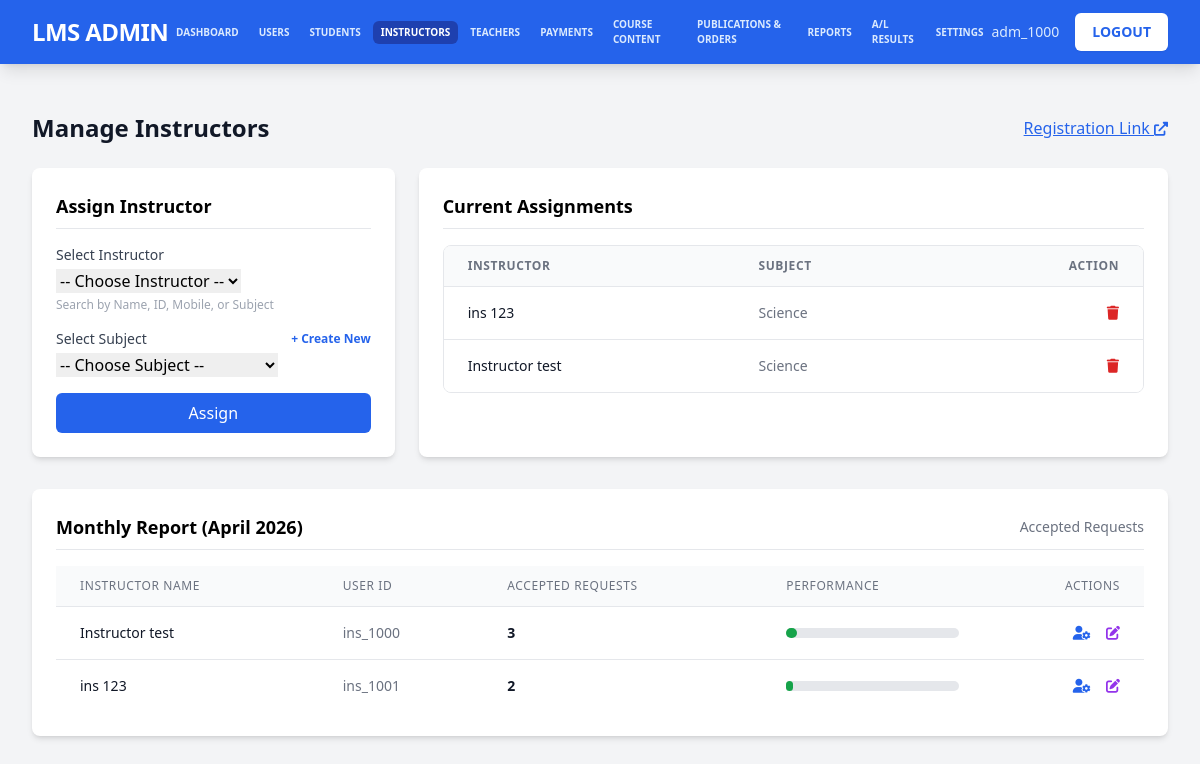
/admin/manage_instructors.php (signed in), run on an earlier commit of the app's database.
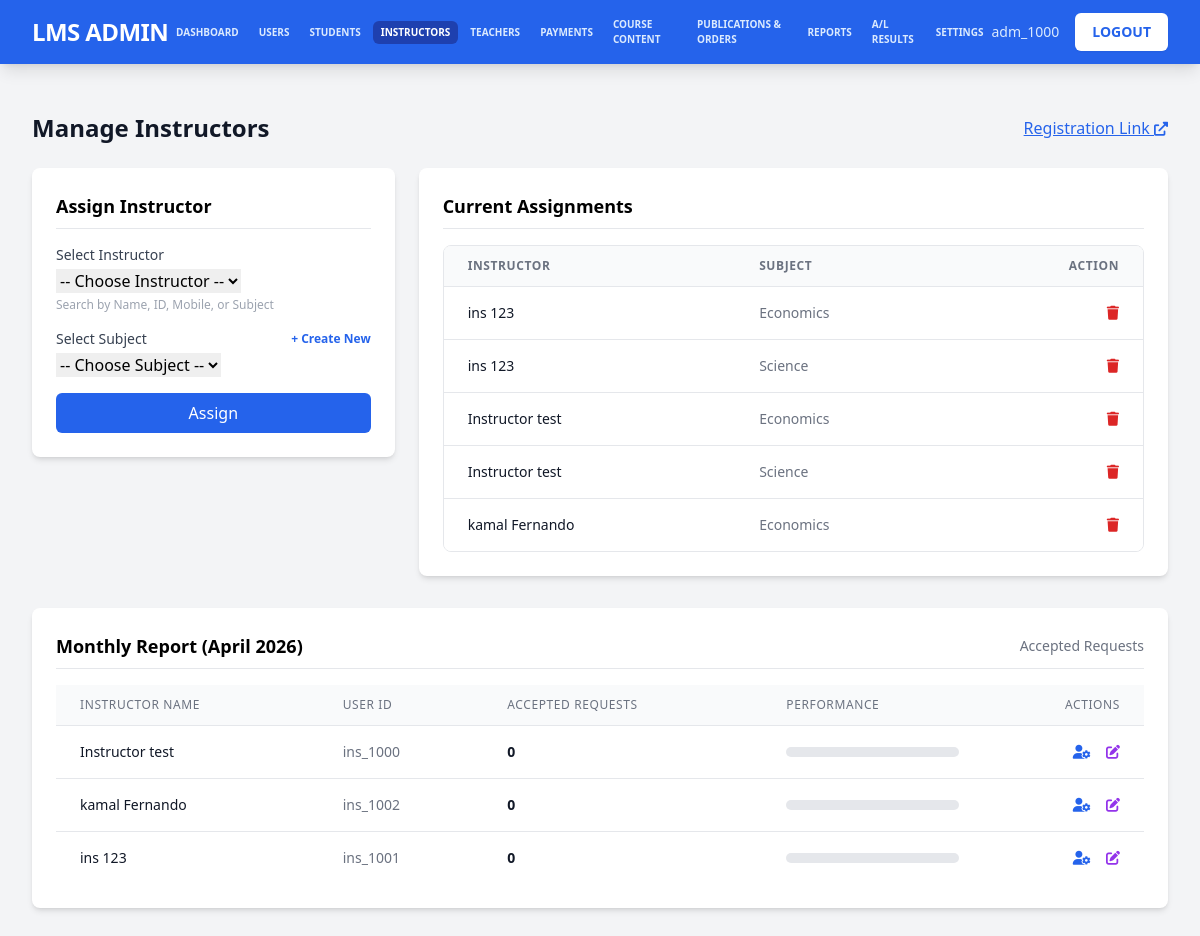
And on a later commit of the database.
### tables this page shows
CREATE TABLE `instructor_subjects` (
  `id` int(11) NOT NULL,
  `instructor_id` varchar(20) NOT NULL COMMENT 'Link to users.user_id',
  `subject_id` int(11) NOT NULL COMMENT 'Link to subjects.id',
  `assigned_at` timestamp NOT NULL DEFAULT current_timestamp()
);

CREATE TABLE `users` (
  `user_id` varchar(20) NOT NULL COMMENT 'Unique user ID (e.g., stu_0001, tea_1000, adm_1000)',
  `email` varchar(255) DEFAULT NULL,
  `password` varchar(255) NOT NULL COMMENT 'Hashed password',
  `role` enum('student','teacher','instructor','admin') NOT NULL DEFAULT 'student' COMMENT 'User role: student, teacher, instructor, admin',
  `first_name` varchar(100) DEFAULT NULL COMMENT 'First name',
  `second_name` varchar(100) DEFAULT NULL COMMENT 'Last name',
  `dob` date DEFAULT NULL COMMENT 'Date of birth',
  `school_name` varchar(200) DEFAULT NULL COMMENT 'School name',
  `exam_year` int(4) DEFAULT NULL COMMENT 'Exam year (e.g., 2024)',
  `closest_town` varchar(100) DEFAULT NULL COMMENT 'Closest town',
  `district` varchar(100) DEFAULT NULL COMMENT 'District',
  `address` text DEFAULT NULL COMMENT 'Full address',
  `nic_no` varchar(20) DEFAULT NULL COMMENT 'NIC number',
  `mobile_number` varchar(20) DEFAULT NULL COMMENT 'Mobile phone number',
  `whatsapp_number` varchar(20) DEFAULT NULL COMMENT 'WhatsApp number',
  `gender` enum('male','female') DEFAULT NULL COMMENT 'Gender',
  `profile_picture` varchar(255) DEFAULT NULL COMMENT 'Path to profile picture',
  `registering_date` date NOT NULL COMMENT 'Date of registration',
  `status` tinyint(1) NOT NULL DEFAULT 1 COMMENT 'Account status: 1=active, 0=inactive',
  `approved` tinyint(1) NOT NULL DEFAULT 0 COMMENT 'Approval status: 1=approved, 0=not approved',
  `al_details_requested` tinyint(1) DEFAULT 0,
  `verification_method` varchar(20) DEFAULT 'none' COMMENT 'Verification method: nic, mobile, none',
  `created_at` timestamp NOT NULL DEFAULT current_timestamp() COMMENT 'Record creation timestamp',
  `updated_at` timestamp NOT NULL DEFAULT current_timestamp() ON UPDATE current_timestamp() COMMENT 'Record update timestamp',
  `session_token` varchar(64) DEFAULT NULL COMMENT 'Session token for single login',
  `session_created_at` datetime DEFAULT NULL COMMENT 'Session creation timestamp',
  `commission_rate` decimal(5,2) DEFAULT 75.00,
  `requested_commission_rate` decimal(5,2) DEFAULT 75.00,
  `rating` decimal(3,2) DEFAULT 0.00,
  `hourly_rate` decimal(10,2) DEFAULT 0.00,
  `rating_count` int(11) DEFAULT 0,
  `total_rating` decimal(12,2) DEFAULT 0.00
);

CREATE TABLE `subjects` (
  `id` int(11) NOT NULL COMMENT 'Primary Key',
  `name` varchar(100) NOT NULL COMMENT 'Subject name (e.g., "Science", "Mathematics", "English")',
  `code` varchar(20) DEFAULT NULL COMMENT 'Optional subject code (e.g., "SCI", "MATH")',
  `description` text DEFAULT NULL COMMENT 'Optional description of the subject',
  `status` tinyint(1) NOT NULL DEFAULT 1 COMMENT 'Status: 1=active, 0=inactive',
  `created_at` timestamp NOT NULL DEFAULT current_timestamp() COMMENT 'Record creation timestamp',
  `updated_at` timestamp NOT NULL DEFAULT current_timestamp() ON UPDATE current_timestamp() COMMENT 'Record update timestamp'
);

### admin/manage_instructors.php (the view, shortened to what the changed rows need)
<?php
require_once '../config.php';
$current_month = date('Y-m');
$report_query = "
    SELECT
        u.user_id,
        CONCAT(u.first_name, ' ', u.second_name) as name,
        COUNT(ir.id) as total_accepted
    FROM users u
    LEFT JOIN instructor_requests ir ON u.user_id = ir.accepted_by
        AND DATE_FORMAT(ir.accepted_at, '%Y-%m') = ?
        AND ir.status = 'accepted'
    WHERE u.role = 'instructor' AND u.status = 1
    GROUP BY u.user_id
    ORDER BY total_accepted DESC
";
$stmt = $conn->prepare($report_query);
$stmt->bind_param("s", $current_month);
$stmt->execute();
$report_data = $stmt->get_result()->fetch_all(MYSQLI_ASSOC);
$assignments_query = "
    SELECT
        is_sub.id,
        u.first_name, u.second_name,
        s.name as subject_name, s.code
    FROM instructor_subjects is_sub
    JOIN users u ON is_sub.instructor_id = u.user_id
    JOIN subjects s ON is_sub.subject_id = s.id
    ORDER BY u.first_name, s.name
";
$assignments = $conn->query($assignments_query)->fetch_all(MYSQLI_ASSOC);
?>
<!DOCTYPE html>
<html lang="en">
<head>
    <script src="https://cdn.tailwindcss.com"></script>
    <link href="https://cdnjs.cloudflare.com/ajax/libs/font-awesome/6.0.0/css/all.min.css" rel="stylesheet">
    <link href="https://cdn.jsdelivr.net/npm/tom-select@2.2.2/dist/css/tom-select.css" rel="stylesheet">
</head>
<body class="bg-gray-100">
    <div class="max-w-7xl mx-auto py-6 sm:px-6 lg:px-8">
        <div class="px-4 py-6 sm:px-0">
             <div class="flex items-center justify-between mb-6">
                <h1 class="text-2xl font-bold text-gray-900">Manage Instructors</h1>
            </div>
            <div class="grid grid-cols-1 lg:grid-cols-3 gap-6 mb-8">
                <div class="bg-white p-6 rounded-lg shadow-md h-fit">
                    <h2 class="text-lg font-bold mb-4 border-b pb-2">Assign Instructor</h2>
                </div>
                <div class="lg:col-span-2 bg-white p-6 rounded-lg shadow-md">
                    <h2 class="text-lg font-bold mb-4 border-b pb-2">Current Assignments</h2>
                    <div class="overflow-x-auto max-h-80 overflow-y-auto border rounded-lg">
                        <table class="min-w-full divide-y divide-gray-200">
                            <thead class="bg-gray-50 sticky top-0 z-10">
                                <tr>
                                    <th class="px-6 py-3 text-left text-xs font-bold text-gray-500 uppercase tracking-wider bg-gray-50">Instructor</th>
                                    <th class="px-6 py-3 text-left text-xs font-bold text-gray-500 uppercase tracking-wider bg-gray-50">Subject</th>
                                    <th class="px-6 py-3 text-right text-xs font-bold text-gray-500 uppercase tracking-wider bg-gray-50">Action</th>
                                </tr>
                            </thead>
                            <tbody class="bg-white divide-y divide-gray-200">
                                <?php foreach ($assignments as $asg): ?>
                                <tr>
                                    <td class="px-6 py-4 whitespace-nowrap text-sm font-medium text-gray-900">
                                        <?php echo htmlspecialchars($asg['first_name'] . ' ' . $asg['second_name']); ?>
                                    </td>
                                    <td class="px-6 py-4 whitespace-nowrap text-sm text-gray-500">
                                        <?php echo htmlspecialchars($asg['subject_name']); ?>
                                    </td>
                                    <td class="px-6 py-4 whitespace-nowrap text-right text-sm font-medium">
                                        <form method="POST" action="" onsubmit="return confirm('Remove this assignment?');" class="inline">
                                            <button type="submit" name="remove_assignment" class="text-red-600 hover:text-red-900">
                                                <i class="fas fa-trash"></i>
                                            </button>
                                        </form>
                                    </td>
                                </tr>
                                <?php endforeach; ?>
                            </tbody>
                        </table>
                    </div>
                </div>
            </div>
            <div class="bg-white p-6 rounded-lg shadow-md">
                <div class="flex justify-between items-center mb-4 border-b pb-2">
                    <h2 class="text-lg font-bold">Monthly Report (<?php echo date('F Y'); ?>)</h2>
                </div>
                <div class="overflow-x-auto">
                    <table class="min-w-full divide-y divide-gray-200">
                        <thead class="bg-gray-50">
                            <tr>
                                <th class="px-6 py-3 text-left text-xs font-medium text-gray-500 uppercase tracking-wider">Instructor Name</th>
                                <th class="px-6 py-3 text-left text-xs font-medium text-gray-500 uppercase tracking-wider">User ID</th>
                                <th class="px-6 py-3 text-left text-xs font-medium text-gray-500 uppercase tracking-wider">Accepted Requests</th>
                                <th class="px-6 py-3 text-left text-xs font-medium text-gray-500 uppercase tracking-wider">Performance</th>
                                <th class="px-6 py-3 text-right text-xs font-medium text-gray-500 uppercase tracking-wider">Actions</th>
                            </tr>
                        </thead>
                        <tbody class="bg-white divide-y divide-gray-200">
                            <?php foreach ($report_data as $row): ?>
                            <tr>
                                <td class="px-6 py-4 whitespace-nowrap text-sm font-medium text-gray-900">
                                    <?php echo htmlspecialchars($row['name']); ?>
                                </td>
                                <td class="px-6 py-4 whitespace-nowrap text-sm text-gray-500">
                                    <?php echo htmlspecialchars($row['user_id']); ?>
                                </td>
                                <td class="px-6 py-4 whitespace-nowrap text-sm text-gray-900 font-bold">
                                    <?php echo $row['total_accepted']; ?>
                                </td>
                                <td class="px-6 py-4 whitespace-nowrap">
                                    <div class="w-full bg-gray-200 rounded-full h-2.5 max-w-xs">
                                        <div class="bg-green-600 h-2.5 rounded-full" style="width: <?php echo min(($row['total_accepted'] / 50) * 100, 100); ?>%"></div>
                                    </div>
                                </td>
                                <td class="px-6 py-4 whitespace-nowrap text-right text-sm font-medium">
                                    <a href="users.php?search=<?php echo urlencode($row['user_id']); ?>" class="text-blue-600 hover:text-blue-900 mr-3" title="View in Users">
                                        <i class="fas fa-user-cog"></i>
                                    </a>
                                    <a href="edit_user.php?user_id=<?php echo urlencode($row['user_id']); ?>" class="text-purple-600 hover:text-purple-900" title="Edit Instructor">
                                        <i class="fas fa-edit"></i>
                                    </a>
                                </td>
                            </tr>
                            <?php endforeach; ?>
                        </tbody>
                    </table>
                </div>
            </div>
</body>
</html>

What changed in the data, as far as the page shows it:
added instructor_subjects: users.first_name+second_name "ins 123", subject.name "Economics"
added instructor_subjects: users.first_name+second_name "Instructor test", subject.name "Economics"
added instructor_subjects: users.first_name+second_name "kamal Fernando", subject.name "Economics"
changed users "ins_1000": total_accepted "3" → "0"
added users: name "kamal Fernando", user_id "ins_1002", total_accepted "0"
computed for users "ins_1001": total_accepted "2" → "0"
